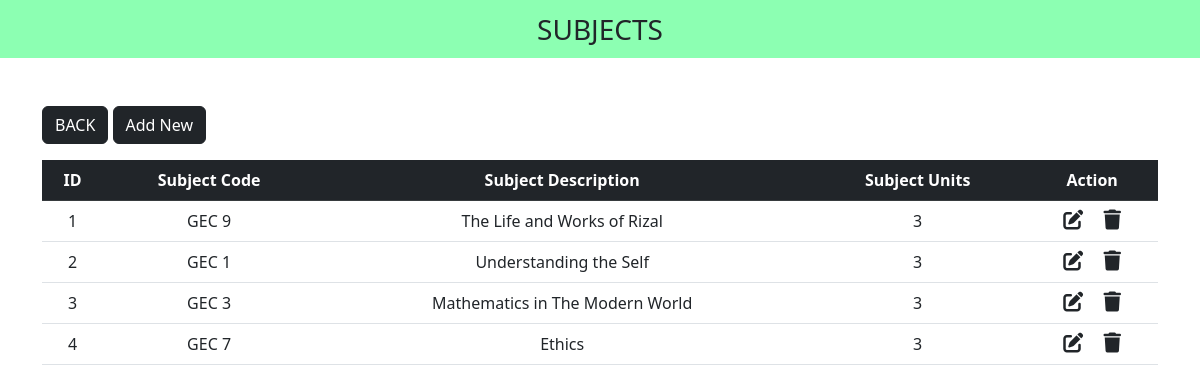
The app's page /subjects.php with its own data.
### tables this page shows
CREATE TABLE `subjects` (
  `id` int(11) NOT NULL,
  `subject_code` varchar(255) NOT NULL,
  `subject_description` varchar(255) NOT NULL,
  `subject_units` int(100) NOT NULL
);

### subjects.php (the view, shortened to what this page needs)
<?php
include "database.php";
?>
<!DOCTYPE html>
<html lang="en">
<head>
  <link href="https://cdn.jsdelivr.net/npm/bootstrap@5.2.3/dist/css/bootstrap.min.css" rel="stylesheet">
  <link rel="stylesheet" href="https://cdnjs.cloudflare.com/ajax/libs/font-awesome/6.4.0/css/all.min.css" />
</head>
<body>
  <nav class="navbar navbar-light justify-content-center fs-3 mb-5" style="background-color: #00ff5573;">
   SUBJECTS
  </nav>
  <div class="container">
    <a href="setup.php" class="btn btn-dark mb-3">BACK</a>
    <a href="plus.php" class="btn btn-dark mb-3">Add New</a>
    <table class="table table-hover text-center">
      <thead class="table-dark">
        <tr>
          <th scope="col">ID</th>
          <th scope="col">Subject Code</th>
          <th scope="col">Subject Description</th>
          <th scope="col">Subject Units</th>
          <th scope="col">Action</th>
        </tr>
      </thead>
      <tbody>
        <?php
        $sql = "SELECT * FROM `subjects`";
        $result = mysqli_query($conn, $sql);
        while ($row = mysqli_fetch_assoc($result)) {
        ?>
          <tr>
            <td><?php echo $row["id"] ?></td>
            <td><?php echo $row["subject_code"] ?></td>
            <td><?php echo $row["subject_description"] ?></td>
            <td><?php echo $row["subject_units"] ?></td>
            <td>
              <a href="renew.php?id=<?php echo $row["id"] ?>" class="link-dark"><i class="fa-solid fa-pen-to-square fs-5 me-3"></i></a>
              <a href="erase.php?id=<?php echo $row["id"] ?>" class="link-dark"><i class="fa-solid fa-trash fs-5"></i></a>
            </td>
          </tr>
        <?php
        }
        ?>
      </tbody>
    </table>
  </div>
</body>
</html>

### records on screen
subjects: id "1", subject_code "GEC 9", subject_description "The Life and Works of Rizal", subject_units "3"
subjects: id "2", subject_code "GEC 1", subject_description "Understanding the Self", subject_units "3"
subjects: id "3", subject_code "GEC 3", subject_description "Mathematics in The Modern World", subject_units "3"
subjects: id "4", subject_code "GEC 7", subject_description "Ethics", subject_units "3"
